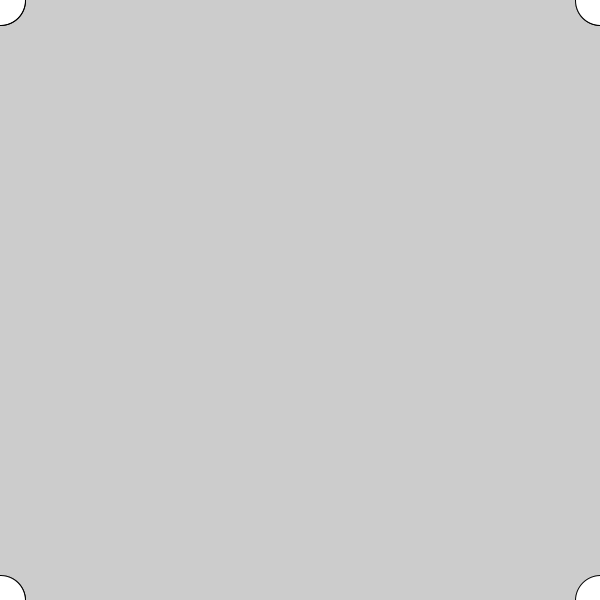
Frame 1 (no input)
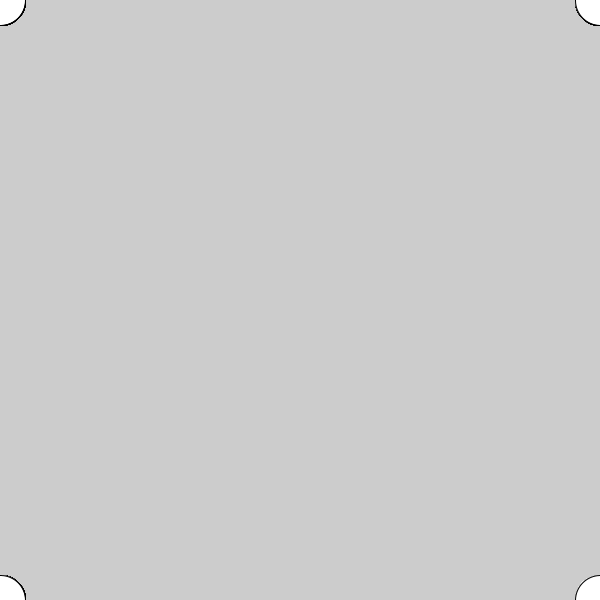
Frame 60 (the mouse pressed at the canvas centre just before this capture)
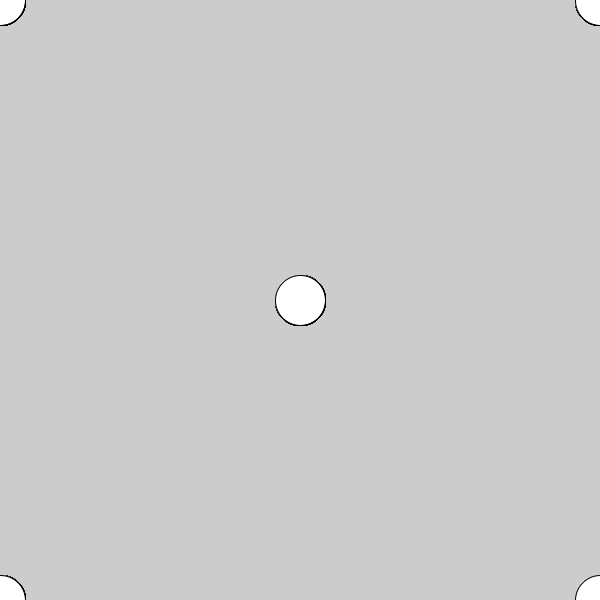
Frame 120 (the mouse held since frame 60 and released just before this capture)

The Processing sketch that drew these frames (run headless with seeded random() and noise(); from frame 60 on, the mouse is pressed at the canvas centre):

// Processing sketch: processing_134095
// ── processing_134095.pde

void setup() {
  size(600, 600);
}
void draw() {
  ellipse(mouseX, mouseY,50, 50);
  ellipse(mouseY, mouseX,50, 50);
  ellipse(height-mouseY, width-mouseX,50, 50);
  ellipse(width-mouseX,height-mouseY,50, 50);
  ellipse(height-mouseY, mouseX,50, 50);
  ellipse(mouseX,height-mouseY,50, 50);
  ellipse(mouseY, width-mouseX,50, 50);
  ellipse(width-mouseX,mouseY,50, 50);
}
